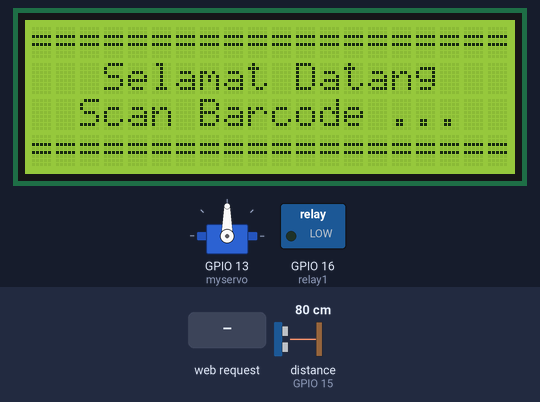
The sketch below on a simulated ESP8266 (NodeMCU). Parts: 20×4 character LCD, servo, switched loads named in the sketch (green lamp = pin HIGH). Inputs (shaded band) come from the test bench; at power-on: distance to the obstacle (sensor on GPIO 15) 80 cm. The echo pulse lasts 58.3 µs per cm; WiFi joins after 1.5 s; servers stay silent unless stated; uploads are accepted with an empty reply; the local clock reads 2024-03-15 10:24:30 at power-on unless the sketch sets it; pins used as bus, display or sensor lines are not drawn; what the sketch prints to the serial monitor is not drawn.

Above: at 2.9 s.
3.0 s: HTTP request GET /undefined received
At 6.0 s:
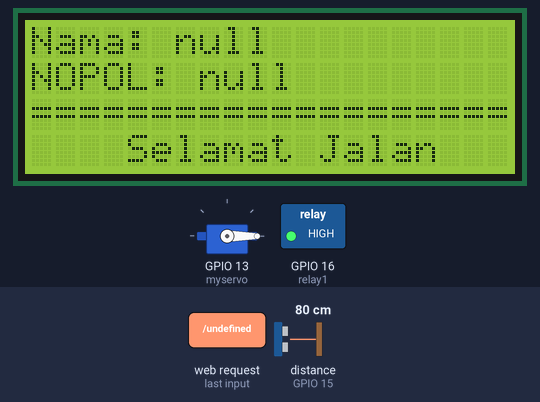
At 7.4 s:
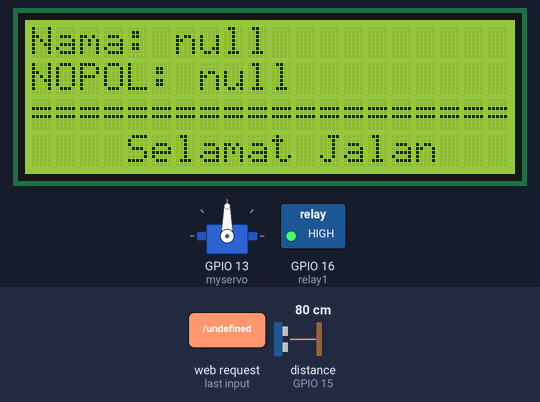
7.7 s: distance to the obstacle (sensor on GPIO 15) set to 95 cm
10.2 s: distance to the obstacle (sensor on GPIO 15) set to 104 cm
At 12.5 s:
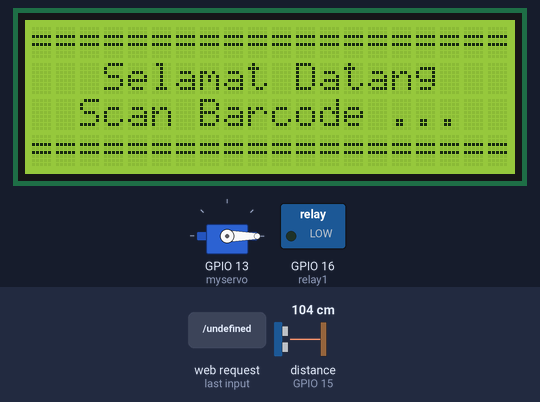
Timing chart, 0 to 14.0 s (numbered marks = the images above; inputs shaded):
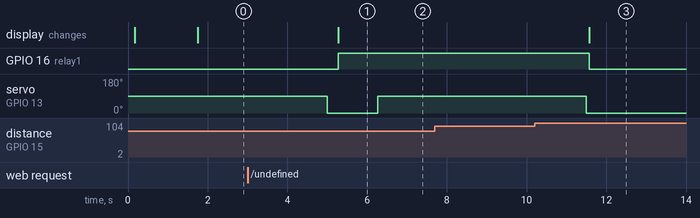

Measured:
- the behaviour switches between 99 and 100 cm on distance to the obstacle (sensor on GPIO 15) (found by bisection; images 2 and 3)
- after the input at 3.0 s, GPIO 16 (relay1): LOW → HIGH after 2.3 s; servo on GPIO 13 (myservo): 90° → 0° after 2.0 s, → 90° 1.3 s later; the display: changes after 2.3 s (image 1)
- after the input at 7.7 s, every drawn part: stays the same
- after the input at 10.2 s, GPIO 16 (relay1): HIGH → LOW after 1.4 s; servo on GPIO 13 (myservo): 90° → 0° after 1.3 s; the display: changes after 1.4 s (image 3)

The sketch:

coba_get_pos_barcode_ultra_servo_rtc_server_masuk.ino
```cpp
// (licence header left out)
#include <ESP8266WiFi.h>
#include <ESP8266HTTPClient.h>
#include <WiFiClient.h>
#include <Arduino_JSON.h>
#include <LiquidCrystal_I2C.h>
#include <Servo.h>
#include <Wire.h>
#include "RTClib.h"

LiquidCrystal_I2C lcd(0x27, 20, 4);

Servo myservo;

RTC_DS3231 rtc;
char dateBuffer[12];
char timeBuffer[12];

const char* ssid = "Seamless@wifi.Id";
const char* password = "bbbbbbbb";

String Commands_Reply;                 // The command variable that is sent to the client

int pos = 0;
int partner_id;
String spartner;
String sdatetime;

const char * host = "192.168.43.10";          // IP Client

WiFiServer server(80);

#define relay1  16 //GPIO 16/ D2 (LAMPU HIJAU) -> Relay NC


//=================ULTRASONIK=======================
#define TRIGGER_PIN  0 //GPIO 0/ D8
#define ECHO_PIN     15 //GPIO 15/ D10
long duration, distance, jarak;
//==================================================

//Your Domain name with URL path or IP address with path
String serverName = "http://192.168.43.217:8069/api/v1/kendaraan-masuk/";
String serverNamePost = "http://192.168.43.217:8069/api/v1/riwayat/";
String api;

// the following variables are unsigned longs because the time, measured in
// milliseconds, will quickly become a bigger number than can be stored in an int.
unsigned long lastTime = 0;
// Timer set to 10 minutes (600000)
//unsigned long timerDelay = 600000;
// Set timer to 5 seconds (5000)
unsigned long timerDelay = 5000;

String sensorReadings;
float sensorReadingsArr[3];


void setup() {
  Serial.begin(115200);
  delay(100);
  lcd.begin();

  pinMode(relay1, OUTPUT); //RELAY

  //=======================ULTRASONIK=============================
  pinMode(TRIGGER_PIN, OUTPUT);
  pinMode(ECHO_PIN, INPUT);
  //==============================================================
  //============================== RTC ==========================
  if (! rtc.begin()) {
    Serial.println("RTC tidak terbaca");
    while (1);
  }
  if (rtc.lostPower()) {
    //atur waktu sesuai waktu pada komputer
    //rtc.adjust(DateTime(F(__DATE__), F(__TIME__)));
    //atur waktu secara manual
    // January 21, 2019 jam 10:30:00
    //rtc.adjust(DateTime(2021, 3, 28, 15, 42, 0));
  }
  //==================================================================
  myservo.attach(13); //D7

  WiFi.begin(ssid, password);
  Serial.println("Connecting");
  while (WiFi.status() != WL_CONNECTED) {
    delay(500);
    Serial.print(".");
  }
  Serial.println("");
  Serial.print("Connected to WiFi network with IP Address: ");
  Serial.println(WiFi.localIP());

  Serial.println("Timer set to 5 seconds (timerDelay variable), it will take 5 seconds before publishing the first reading.");
  server.begin();
  Serial.println("Server started");
  lcd.clear();
  lcd.setCursor(0, 0);
  lcd.print("====================");
  lcd.setCursor(3, 1);
  lcd.print("Selamat Datang");
  lcd.setCursor(2, 2);
  lcd.print("Scan Barcode ...");
  lcd.setCursor(0, 3);
  lcd.print("====================");
  myservo.write(90);
}

void loop() {
  //============================== RTC ==========================

  //==================================================================
  //Send an HTTP POST request every 10 minutes
  jarak = 400;
  if ((millis() - lastTime) > timerDelay) {
    //Check WiFi connection status
    if (WiFi.status() == WL_CONNECTED) {
      WiFiClient client = server.available();
      if (!client) {
        return;
      }
      myservo.write(0);
      // Read the first line of the request -------------------------------------
      String req = client.readStringUntil('\n');
      Serial.println(req);
      client.flush();
      Commands_Reply = req;
      Commands_Reply.trim();
      api = serverName + Commands_Reply;
      sensorReadings = httpGETRequest(api);
      Serial.println(sensorReadings);
      JSONVar myObject = JSON.parse(sensorReadings);

      // JSON.typeof(jsonVar) can be used to get the type of the var
      if (JSON.typeof(myObject) == "undefined") {
        Serial.println("Parsing input failed!");
        return;
      }
      int panjang1 = (myObject["result"][0]).length();
      Serial.println(panjang1);
      if (panjang1 == 0) {
        Serial.println("BARCODE TIDAK ADA");
        lcd.clear();
        lcd.setCursor(0, 0);
        lcd.print("Barcode Tidak Ada");
        delay(1000);
        lcd.clear();
        lcd.setCursor(0, 0);
        lcd.print("====================");
        lcd.setCursor(3, 1);
        lcd.print("Selamat Datang");
        lcd.setCursor(2, 2);
        lcd.print("Scan Barcode ...");
        lcd.setCursor(0, 3);
        lcd.print("====================");
        return;
      }
      if (panjang1 > 1) {
        Serial.println("ANDA BELUM KELUAR");
        lcd.clear();
        lcd.setCursor(0, 0);
        lcd.print("Anda Belum Keluar");
        delay(1000);
        lcd.clear();
        lcd.setCursor(0, 0);
        lcd.print("====================");
        lcd.setCursor(3, 1);
        lcd.print("Selamat Datang");
        lcd.setCursor(2, 2);
        lcd.print("Scan Barcode ...");
        lcd.setCursor(0, 3);
        lcd.print("====================");
        return;
      }
      Serial.println("====================================================================");
      Serial.print("JSON object = ");
      Serial.println(myObject["result"][0]);
      Serial.println("====================================================================");
      lcd.clear();
      lcd.setCursor(0, 0);
      lcd.print("Nama: ");
      lcd.setCursor(6, 0);
      lcd.print(myObject["result"][0][0]["partner_id"][1]);
      int partner_id = myObject["result"][0][0]["partner_id"][0];
      spartner = String(partner_id);
      lcd.setCursor(0, 1);
      lcd.print("NOPOL: ");
      lcd.setCursor(7, 1);
      lcd.print(myObject["result"][0][0]["name"]);
      lcd.setCursor(0, 2);
      lcd.print("====================");
      lcd.setCursor(4, 3);
      lcd.print("Selamat Jalan");
      digitalWrite(relay1, HIGH);
      delay(1000);
      myservo.write(90);
//      for (pos = 90; pos >= 0; pos -= 1) {
//        Serial.println(pos);
//        myservo.write(pos);
//        delay(50);
//      }
      while (jarak > 100) {
        jarak = baca_jarak();
        delay(50);
      }
      while (jarak < 100) {
        jarak = baca_jarak();
        Serial.println(jarak);
        delay(50);
      }
      DateTime now = rtc.now();


      sprintf(dateBuffer, "%04u-%02u-%02u ", now.year(), now.month(), now.day());
      Serial.print("DATE : ");
      Serial.println(dateBuffer);

      sprintf(timeBuffer, "%02u:%02u:%02u", now.hour(), now.minute(), now.second());
      Serial.print("TIME : ");
      Serial.println(timeBuffer);
      String datetime = String(dateBuffer) + String(timeBuffer);
      Serial.println("========================================");
      Serial.print("DATETIME : ");
      Serial.println(datetime);
      sdatetime = datetime;
      Serial.println("========================================");
      delay(1000);
//      lcd.clear();
//      lcd.setCursor(0, 0);
//      lcd.print("TUTUP");
      httpPOSTRequest(serverNamePost);
//      for (pos = 0; pos <= 90; pos += 1) {
//        Serial.println(pos);
//        lcd.setCursor(0,1);
//        lcd.print(pos);
//        myservo.write(pos);
//        delay(50);
//      }
      myservo.write(0);
      lcd.clear();
      lcd.setCursor(0, 0);
      lcd.print("====================");
      lcd.setCursor(3, 1);
      lcd.print("Selamat Datang");
      lcd.setCursor(2, 2);
      lcd.print("Scan Barcode ...");
      lcd.setCursor(0, 3);
      lcd.print("====================");
      digitalWrite(relay1, LOW);
    }
    else {
      Serial.println("WiFi Disconnected");
    }
    lastTime = millis();
  }
}

String httpGETRequest(String api) {
  HTTPClient http;

  // Your IP address with path or Domain name with URL path
  http.begin(api);
  http.addHeader("Content-Type", "application/json");
  // Send HTTP POST request
  int httpResponseCode = http.GET();

  String payload = "{}";

  if (httpResponseCode > 0) {
    Serial.print("HTTP Response code: ");
    Serial.println(httpResponseCode);
    payload = http.getString();
  }
  else {
    Serial.print("Error code: ");
    Serial.println(httpResponseCode);
  }
  // Free resources
  http.end();

  return payload;
}

long baca_jarak() {
  digitalWrite(TRIGGER_PIN, LOW);  // Added this line
  delayMicroseconds(2); // Added this line
  digitalWrite(TRIGGER_PIN, HIGH);
  delayMicroseconds(10); // Added this line
  digitalWrite(TRIGGER_PIN, LOW);
  duration = pulseIn(ECHO_PIN, HIGH);
  distance = (duration / 2) / 29.1;
  Serial.print(distance);
  Serial.println(" cm");

  return distance;
}

String httpPOSTRequest(String serverNamePost) {
  HTTPClient http;

  // Your IP address with path or Domain name with URL path
  http.begin(serverNamePost);
  http.addHeader("Content-Type", "application/json");
  // Send HTTP POST request
  int httpResponseCodePost = http.POST("{\"data\":{\"partner_id\":" + spartner + ",\"jam_masuk\":\"" + sdatetime + "\",\"jenis\":\"inout\"}}");

  String payload = "{}";

  if (httpResponseCodePost > 0) {
    Serial.print("HTTP Response code: ");
    Serial.println(httpResponseCodePost);
    payload = http.getString();
  }
  else {
    Serial.print("Error code: ");
    Serial.println(httpResponseCodePost);
  }
  // Free resources
  http.end();

  return payload;
}
```
